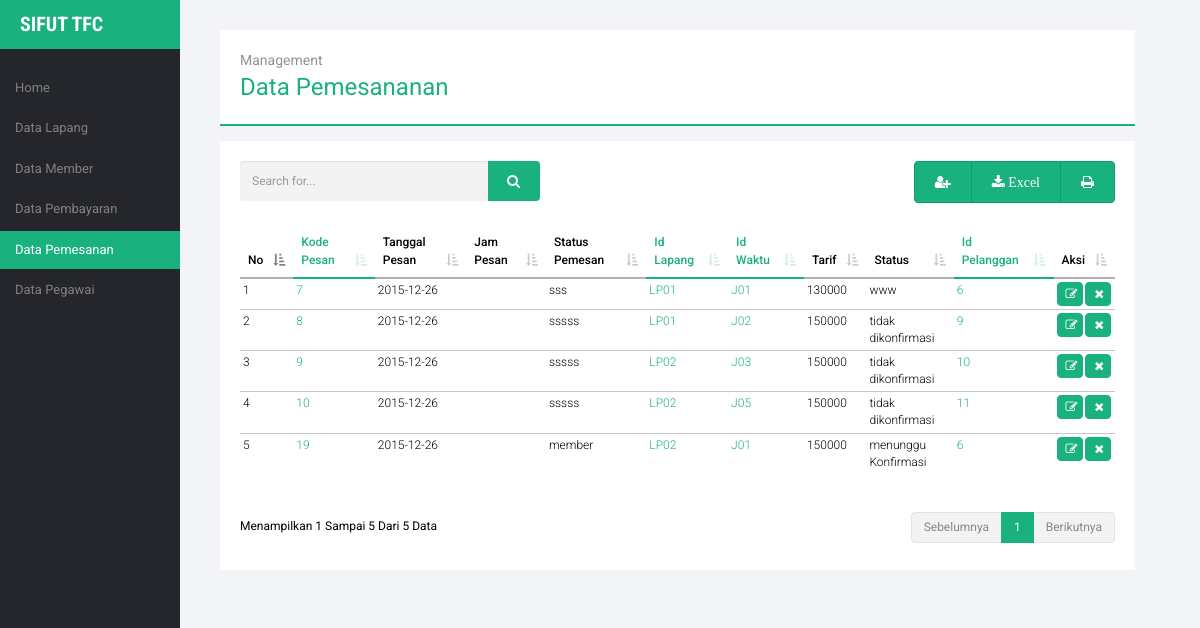
The app's page /pegawai/pegawai.php?module=data_pemesanan, older data.
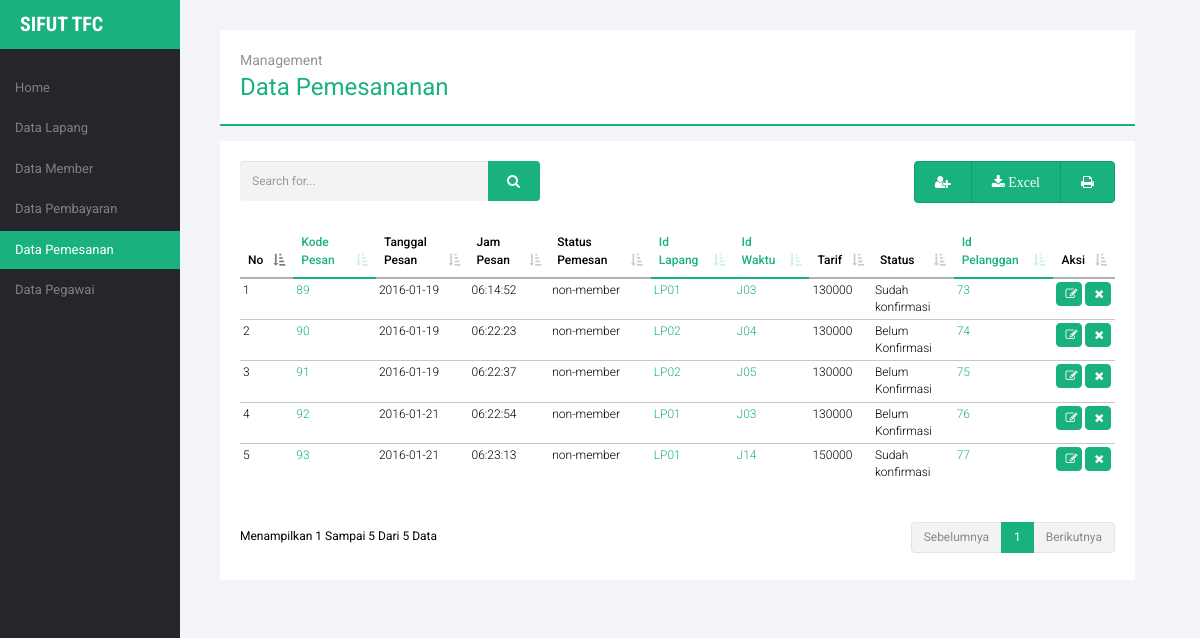
The same page, newer data.
### tables this page shows
CREATE TABLE `pemesanan` (
  `kode_pesan` int(11) NOT NULL,
  `tanggal_pesan` date NOT NULL,
  `jam_pesan` time NOT NULL,
  `status_pemesan` varchar(30) NOT NULL,
  `id_lapang` char(8) NOT NULL,
  `id_waktu` char(8) NOT NULL,
  `tarif` int(11) NOT NULL,
  `status` varchar(20) NOT NULL,
  `id_pelanggan` int(11) NOT NULL
);

### pegawai/module_pemesanan/table/table_body.php (the view)
<?php
echo "
	<tr><td>$no</td>
     <td class='tab-col'>$tampil[kode_pesan]</td>
     		         <td>$tampil[tanggal_pesan]</td>
     		         <td>$tampil[jam_pesan]</td>
			         <td>$tampil[status_pemesan]</td>
			         <td class='tab-col'>$tampil[id_lapang]</td>
			         <td class='tab-col'>$tampil[id_waktu]</td>
			         <td>$tampil[tarif]</td>
			         <td>$tampil[status]</td>
			         <td class='tab-col'>$tampil[id_pelanggan]</td>
	 ";

### pegawai/module_pemesanan/tampil_pemesanan.php
<?php
	$tampil_admin = mysql_query("SELECT * FROM pemesanan ORDER BY kode_pesan");
?>
    <div class="title-content">
    <span>Management</span>
    data pemesananan
  </div>
  <div class="content">
    <div class="row">
      <div class="col-md-6">
        <form action="?module=data_pemesanan&act=caripemesanan" method="post">
          <div class="input-group search">
            <input name="cari" type="text" class="form-control" placeholder="Search for...">
            <span class="input-group-btn">
              <button class="btn btn-default" type="submit"><i class="fa fa-search"></i></button>
            </span>
          </div>
        </form>
      </div>
      <div class="col-md-6">
        <div class="btn-group" role="group" aria-label="fungsional">
          <a type="button" class="btn btn-default" href="#tambah_data" data-toggle="modal"><i class="fa fa-user-plus"></i></a>
          <a type="button" class="btn btn-default" href="module_pemesanan/action_pemesanan.php?module=data_pemesanan&act=export"><i class="fa fa-download"> Excel</i></a>
          <a type="button" class="btn btn-default" href="module_pemesanan/cetak_pdf.php"><i class="fa fa-print"></i></a>
        </div>
      </div>
    </div>
    <table cellpadding="0" cellspacing="0" border="0" class="table table-hover tab-mar-top" id="example">
      <?php include "table/table_header.php" ?>
          <th width="20px">Aksi</th>
        </tr>
      </thead>
      <tbody>
<?php
    $no=1;
    while ($tampil=mysql_fetch_array($tampil_admin)){
       include "table/table_body.php";
       echo "
             <td><a href='?module=data_pemesanan&act=editpemesanan&id=$tampil[kode_pesan]' class='fa fa-edit'></a>
             <a class='fa fa-remove' href=javascript:confirmdelete('$action?module=data_pemesanan&act=hapuspemesanan&id=$tampil[kode_pesan]')></a></td>
             </tr>";
      $no++;
    }
  echo "
        </tbody>
        </table>
        </div>";
?>

Row changes from the older to the newer data that the page shows:
removed pemesanan: no "1", kode_pesan "7", tanggal_pesan "2015-12-26", status_pemesan "sss", id_lapang "LP01", id_waktu "J01", tarif "130000", status "www", id_pelanggan "6"
removed pemesanan: no "2", kode_pesan "8", tanggal_pesan "2015-12-26", status_pemesan "sssss", id_lapang "LP01", id_waktu "J02", tarif "150000", status "tidak dikonfirmasi", id_pelanggan "9"
removed pemesanan: no "3", kode_pesan "9", tanggal_pesan "2015-12-26", status_pemesan "sssss", id_lapang "LP02", id_waktu "J03", tarif "150000", status "tidak dikonfirmasi", id_pelanggan "10"
removed pemesanan: no "4", kode_pesan "10", tanggal_pesan "2015-12-26", status_pemesan "sssss", id_lapang "LP02", id_waktu "J05", tarif "150000", status "tidak dikonfirmasi", id_pelanggan "11"
removed pemesanan: no "5", kode_pesan "19", tanggal_pesan "2015-12-26", status_pemesan "member", id_lapang "LP02", id_waktu "J01", tarif "150000", status "menunggu Konfirmasi", id_pelanggan "6"
added pemesanan: no "1", kode_pesan "89", tanggal_pesan "2016-01-19", jam_pesan "06:14:52", status_pemesan "non-member", id_lapang "LP01", id_waktu "J03", tarif "130000", status "Sudah konfirmasi", id_pelanggan "73"
added pemesanan: no "2", kode_pesan "90", tanggal_pesan "2016-01-19", jam_pesan "06:22:23", status_pemesan "non-member", id_lapang "LP02", id_waktu "J04", tarif "130000", status "Belum Konfirmasi", id_pelanggan "74"
added pemesanan: no "3", kode_pesan "91", tanggal_pesan "2016-01-19", jam_pesan "06:22:37", status_pemesan "non-member", id_lapang "LP02", id_waktu "J05", tarif "130000", status "Belum Konfirmasi", id_pelanggan "75"
added pemesanan: no "4", kode_pesan "92", tanggal_pesan "2016-01-21", jam_pesan "06:22:54", status_pemesan "non-member", id_lapang "LP01", id_waktu "J03", tarif "130000", status "Belum Konfirmasi", id_pelanggan "76"
added pemesanan: no "5", kode_pesan "93", tanggal_pesan "2016-01-21", jam_pesan "06:23:13", status_pemesan "non-member", id_lapang "LP01", id_waktu "J14", tarif "150000", status "Sudah konfirmasi", id_pelanggan "77"
